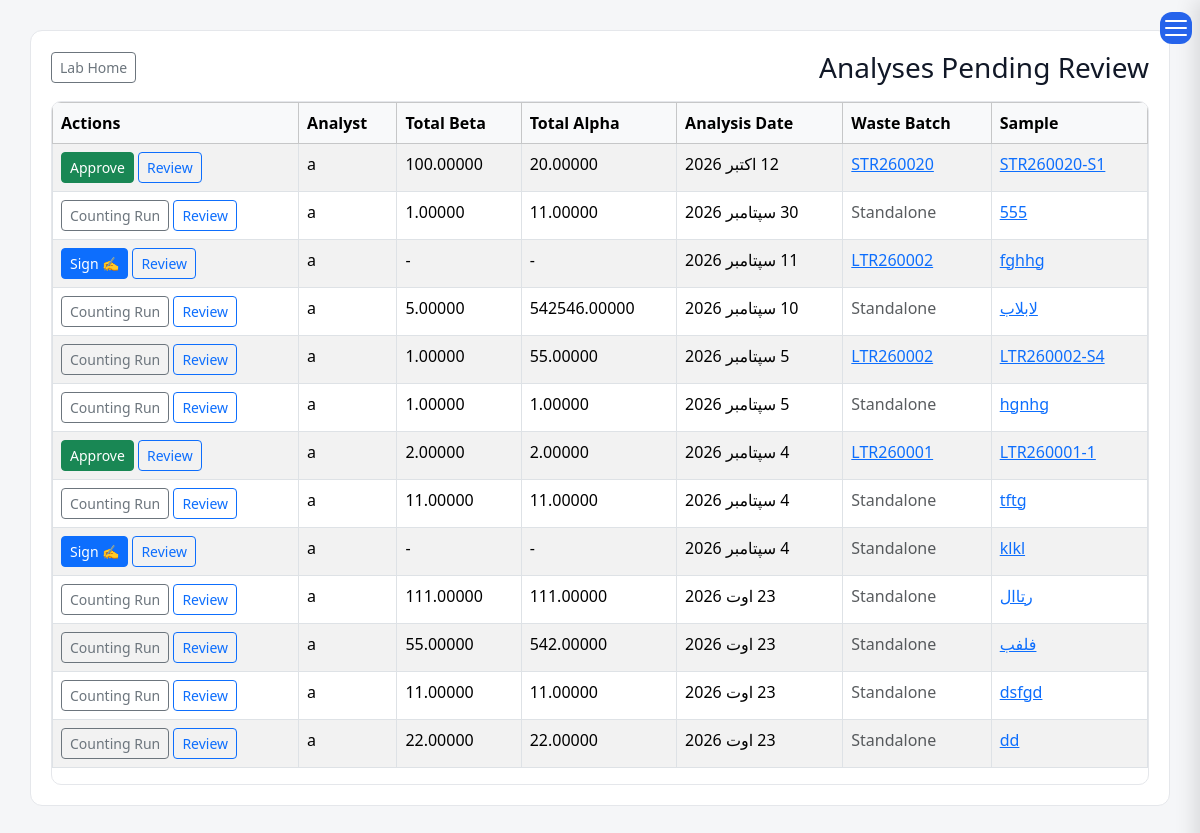
Before: /laboratory/analysis/review/ (signed in) with the older database file.
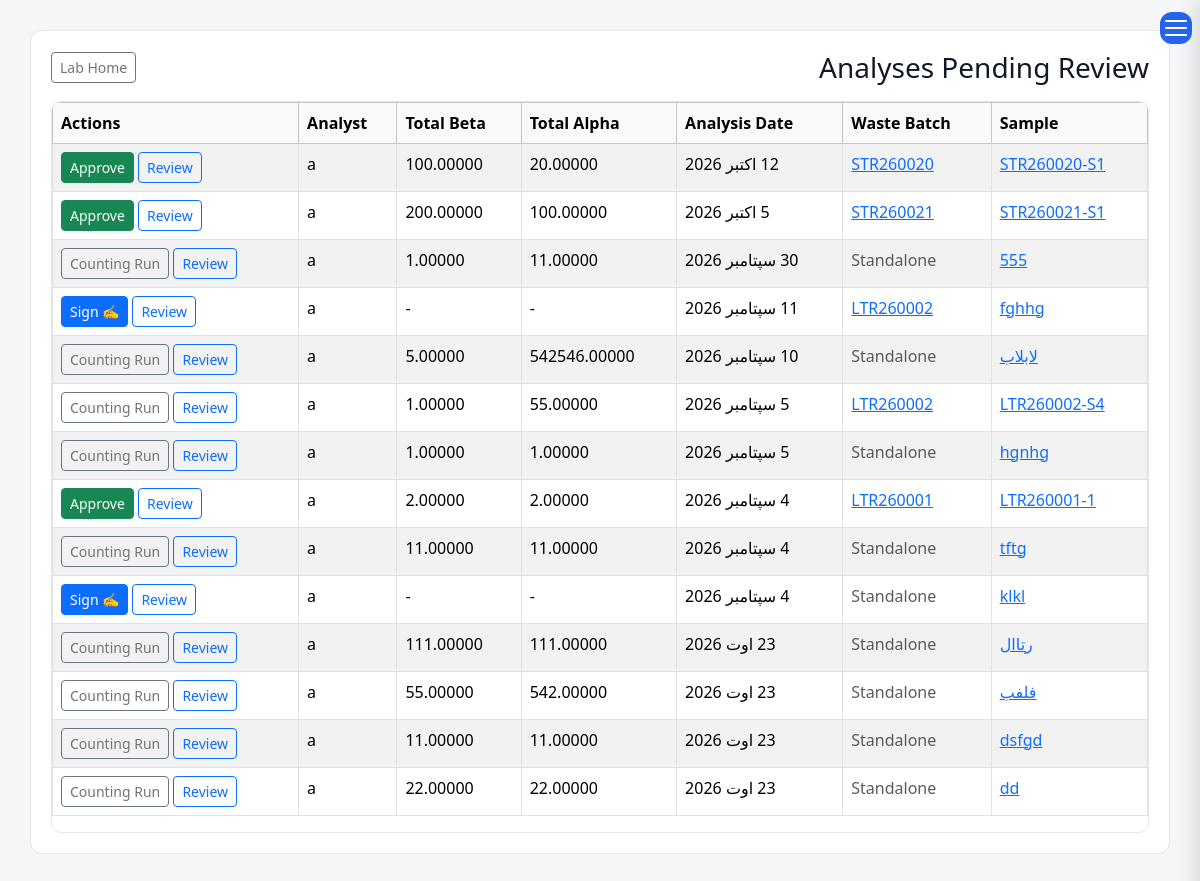
After: the same page with the newer database file.
### laboratory/models.py (models this page shows, shortened)
class Analysis(models.Model):
    sample = models.OneToOneField(
        Sample, verbose_name=_("Sample"), on_delete=models.CASCADE, related_name="analysis"
    )
    counting_run = models.ForeignKey(
        AlphaBetaCountingRun, verbose_name=_("Counting Run"),
        on_delete=models.SET_NULL, null=True, blank=True, related_name="analyses",
    )
    detector_type = models.CharField(_("Detector Type"), max_length=30, choices=CounterType.choices)
    analysis_date = models.DateField(_("Analysis Date"), null=True, blank=True)
    counting_duration_seconds = models.PositiveIntegerField(
        _("Counting Duration (seconds)"), null=True, blank=True,
    )
    total_alpha = models.DecimalField(_("Total Alpha (Bq)"), max_digits=20, decimal_places=5, blank=True, null=True)
    total_beta = models.DecimalField(_("Total Beta (Bq)"), max_digits=20, decimal_places=5, blank=True, null=True)
    alpha_uncertainty = models.DecimalField(_("Alpha uncertainty ±2s"), max_digits=20, decimal_places=5, null=True, blank=True)
    beta_uncertainty = models.DecimalField(_("Beta uncertainty ±2s"), max_digits=20, decimal_places=5, null=True, blank=True)
    alpha_mda = models.DecimalField(_("MDA Alpha"), max_digits=20, decimal_places=5, null=True, blank=True)
    beta_mda = models.DecimalField(_("MDA Beta"), max_digits=20, decimal_places=5, null=True, blank=True)
    analyst = models.ForeignKey(settings.AUTH_USER_MODEL, verbose_name=_("Analyst"), on_delete=models.SET_NULL, null=True)
    approved = models.BooleanField(_("Approved"), default=False)
    is_latest = models.BooleanField(_("Is Latest"), default=True)
    reviewed_by = models.ForeignKey(
        settings.AUTH_USER_MODEL, verbose_name=_("Reviewed By"),
        on_delete=models.SET_NULL, null=True, blank=True, related_name="reviewed_analyses",
    )
    review_date = models.DateField(_("Review Date"), blank=True, null=True)
    analysis_notes = models.TextField(_("Analysis Notes"), blank=True, null=True)
    created_at = models.DateTimeField(_("Created At"), auto_now_add=True)
    class Meta:
        ordering = ["-analysis_date", "-created_at"]
        verbose_name = _("Analysis")
        verbose_name_plural = _("Analyses")

class Sample(models.Model):
    sample_id = models.CharField(_("Sample ID"), max_length=50, unique=True)
    batch = models.ForeignKey(
        WasteBatch, verbose_name=_("Waste Batch"), on_delete=models.PROTECT,
        related_name="samples", null=True, blank=True,
    )
    applicant_name = models.CharField(
        _("Applicant name"), max_length=255, blank=True, null=True,
        help_text=_("Name of the applicant company or unit."),
    )
    sample_type = models.CharField(_("Sample type"), max_length=50, blank=True, null=True)
    description = models.CharField(
        _("Description"), max_length=255, blank=True, null=True,
        help_text=_("For standalone samples not linked to a waste batch."),
    )
    sample_stage = models.CharField(_("Sample Stage"), max_length=20, choices=SampleStage.choices)
    analysis_type = models.CharField(
        _("Analysis type"), max_length=30, choices=CounterType.choices, blank=True, default="",
        help_text=_("Which detector this sample will be counted on — decides which report it gets."),
    )
    sampling_date = models.DateTimeField(_("Sampling Date"))
    sampling_location = models.CharField(_("Sampling location"), max_length=50, blank=True, null=True)
    sample_mass_kg = models.DecimalField(
        _("Sample Mass (kg)"), max_digits=10, decimal_places=5, blank=True, null=True
    )
    sample_volume_ml = models.DecimalField(
        _("Sample Volume (ml)"), max_digits=12, decimal_places=3, null=True, blank=True
    )
    urgent = models.BooleanField(_("Urgent"), default=False)
    status = models.CharField(
        _("Status"), max_length=20, choices=SampleStatus.choices, default=SampleStatus.COLLECTED
    )
    collected_by = models.ForeignKey(
        settings.AUTH_USER_MODEL, verbose_name=_("Collected By"),
        on_delete=models.SET_NULL, null=True, related_name="samples_collected",
    )
    remarks = models.TextField(_("Remarks"), blank=True, null=True)
    sample_code_barcode = models.CharField(
        _("Barcode"), max_length=100, unique=True, blank=True, null=True
    )
    sent_to_lab_date = models.DateField(_("Sent To Lab Date"), blank=True, null=True)
    lab_received_date = models.DateField(_("Lab Received Date"), blank=True, null=True)
    lab_comments = models.TextField(_("Lab Comments"), blank=True, null=True)
    created_at = models.DateTimeField(_("Created At"), auto_now_add=True)
    rejected_by = models.ForeignKey(
        settings.AUTH_USER_MODEL, verbose_name=_("Rejected By"), on_delete=models.SET_NULL,
        null=True, blank=True, related_name="samples_rejected",
    )
    rejected_at = models.DateTimeField(_("Rejected At"), null=True, blank=True)
    rejection_reason = models.TextField(_("Rejection Reason"), blank=True, default="")
    rejection_seen = models.BooleanField(default=True)
    class Meta:
        ordering = ["-urgent", "sampling_date"]
        verbose_name = _("Sample")
        verbose_name_plural = _("Samples")

### waste/models.py (models this page shows, shortened)
class WasteBatch(models.Model):
    waste_id = models.CharField(_("Waste ID"), max_length=100, unique=True)
    waste_type = models.CharField(_("Waste Type"), max_length=10, choices=WasteType.choices)
    waste_class = models.CharField(_("Waste Class"), max_length=10, choices=WasteClass.choices, blank=True, null=True)
    waste_state = models.CharField(
        _("Waste State"), max_length=20, choices=WasteState.choices, default=WasteState.UNPROCESSED
    )
    facility = models.ForeignKey(
        FacilityModel,
        verbose_name=_("Current Facility"),
        on_delete=models.PROTECT,
        related_name="waste_batches",
    )
    origin_facility = models.ForeignKey(
        FacilityModel,
        verbose_name=_("Origin Facility"),
        on_delete=models.SET_NULL,
        null=True,
        blank=True,
        related_name="originated_waste_batches",
    )
    origin_of_waste = models.CharField(_("Origin of Waste"), max_length=20, choices=OriginOfWaste.choices)
    date_received = models.DateField(_("Date Received"), null=True, blank=True)
    description = models.TextField(_("Description"), blank=True, null=True)
    waste_arising_from = models.CharField(_("Waste Arising From"), max_length=100, blank=True, null=True)
    material = models.CharField( _("Material"), max_length=30, choices=MaterialType.choices, blank=True, null=True,)
    container_type = models.CharField(_("Container Type"), max_length=100, blank=True, null=True)
    waste_appearance = models.CharField(
        _("Waste Appearance"), max_length=255, blank=True, null=True,
        help_text=_("Physical appearance: colour, clarity, texture, visible solids…"),
    )
    hardness = models.DecimalField(_("Hardness"), max_digits=10, decimal_places=3, blank=True, null=True)
    mass_kg = models.DecimalField(
        _("Mass (kg)"), max_digits=12, decimal_places=3, blank=True, null=True,
        help_text=_("Total mass of the batch as held (including packaging, if any)."),
    )
    volume_m3 = models.DecimalField(_("Volume (m³)"), max_digits=12, decimal_places=3, blank=True, null=True)
    dose_rate_surface_uSv = models.DecimalField(
        _("Surface Dose Rate (µSv/h)"), max_digits=12, decimal_places=3, blank=True, null=True
    )
    dose_rate_1m_uSv = models.DecimalField(
        _("Dose Rate @ 1m (µSv/h)"), max_digits=12, decimal_places=3, blank=True, null=True
    )
    dose_rate_date = models.DateField(_("Dose Measurement Date"), null=True, blank=True)
    alpha_contamination_bq_cm2 = models.DecimalField(
        _("Alpha Contamination (Bq/cm²)"), max_digits=12, decimal_places=5, blank=True, null=True
    )
    beta_gamma_contamination_bq_cm2 = models.DecimalField(
        _("Beta/Gamma Contamination (Bq/cm²)"), max_digits=20, decimal_places=5, blank=True, null=True
    )
    ph = models.DecimalField(_("pH"), max_digits=5, decimal_places=2, blank=True, null=True)
    density = models.DecimalField(_("Density"), max_digits=10, decimal_places=4, blank=True, null=True)
    total_solids = models.DecimalField(_("Total Solids"), max_digits=10, decimal_places=4, blank=True, null=True)
    suspended_solids = models.DecimalField(
        _("Suspended Solids"), max_digits=10, decimal_places=4, blank=True, null=True
    )
    soluble_solids = models.DecimalField(_("Soluble Solids"), max_digits=10, decimal_places=4, blank=True, null=True)
    possible_pretreatment = models.CharField(
        _("Possible Pre-Treatment"), max_length=30, choices=PreTreatmentOption.choices, blank=True, null=True
    )
    possible_treatment = models.CharField(
        _("Possible Treatment"), max_length=30, choices=TreatmentOption.choices, blank=True, null=True
    )
    pretreatment = models.CharField(
        _("Pre-Treatment Applied"), max_length=30, choices=PreTreatmentOption.choices, blank=True, null=True
    )
    treatment = models.CharField(
        _("Treatment Applied"), max_length=30, choices=TreatmentOption.choices, blank=True, null=True
    )
    package_type = models.CharField( _("Package Type"), max_length=20, choices=PackageType.choices, blank=True, null=True,)
    waste_matrix = models.CharField(_("Waste Matrix"), max_length=100, blank=True, null=True)
    waste_to_matrix_ratio = models.DecimalField(
        _("Waste to Matrix Ratio"), max_digits=10, decimal_places=4, blank=True, null=True
    )
    waste_mass_kg = models.DecimalField(
        _("Waste Mass (kg)"), max_digits=12, decimal_places=3, blank=True, null=True,
        help_text=_("Mass of the waste itself, without matrix/package."),
    )
    package_mass_kg = models.DecimalField(
        _("Package Mass (kg)"), max_digits=12, decimal_places=3, blank=True, null=True
    )
    package_volume_m3 = models.DecimalField(
        _("Package Volume (m³)"), max_digits=12, decimal_places=3, blank=True, null=True
    )
    location = models.CharField(_("Storage Location"), max_length=100, blank=True, null=True)
    status = models.CharField(
        _("Status"), max_length=20, choices=BatchStatus.choices, default=BatchStatus.STORED
    )
    status_date = models.DateField(_("Status Date"), null=True, blank=True)
    attachment = models.FileField(
        _("Attachment"),
        upload_to="waste/attachments/",
        validators=[validate_attachment],
        blank=True,
        null=True,
    )
    created_by = models.ForeignKey(
        settings.AUTH_USER_MODEL,
        verbose_name=_("Created By"),
        on_delete=models.SET_NULL,
        null=True,
        related_name="created_batches",
    )
    created_at = models.DateTimeField(_("Created At"), auto_now_add=True)
    updated_at = models.DateTimeField(_("Updated At"), auto_now=True)
    history = HistoricalRecords()
    class Meta:
        ordering = ("-created_at", "waste_id")
        verbose_name = _("Waste Batch")
        verbose_name_plural = _("Waste Batches")
        indexes = [
            models.Index(fields=["status"]),
            models.Index(fields=["facility", "status"]),
            models.Index(fields=["waste_type", "waste_state"]),
        ]

### laboratory/views.py (the view)
# urls.py: path("analysis/review/", views.analysis_review_queue, name="analysis_review_queue"),
def analysis_review_queue(request):
    queryset = (
        Analysis.objects
        .filter(approved=False)
        .select_related("sample", "sample__batch", "analyst")
        .order_by("-analysis_date")
    )
    paginator = Paginator(queryset, 25)
    page_obj = paginator.get_page(request.GET.get("page"))
    return render(request, "laboratory/analysis_review_queue.html", {"page_obj": page_obj})

### templates/laboratory/analysis_review_queue.html (shortened to what this page needs)
{% extends "base.html" %}
{% load i18n %}
{% block content %}
<div class="content">
<div class="d-flex justify-content-between align-items-center mb-3">
    <h3 class="mb-0">{% trans "Analyses Pending Review" %}</h3>
    <a href="{% url 'lab_home' %}" class="btn btn-outline-secondary btn-sm">{% trans "Lab Home" %}</a>
</div>
<div class="table-scroll">
<table class="table table-bordered table-striped">
<thead class="table-light">
<tr>
    <th>{% trans "Sample" %}</th>
    <th>{% trans "Waste Batch" %}</th>
    <th>{% trans "Analysis Date" %}</th>
    <th>{% trans "Total Alpha" %}</th>
    <th>{% trans "Total Beta" %}</th>
    <th>{% trans "Analyst" %}</th>
    <th>{% trans "Actions" %}</th>
</tr>
</thead>
<tbody>
{% for a in page_obj %}
<tr>
    <td><a href="{% url 'sample_detail' a.sample.pk %}">{{ a.sample.sample_id }}</a></td>
    <td>
        {% if a.sample.batch %}
            <a href="{% url 'waste_detail' a.sample.batch.pk %}">{{ a.sample.batch.waste_id }}</a>
        {% else %}
            <span class="text-muted">{% trans "Standalone" %}</span>
        {% endif %}
    </td>
    <td>{{ a.analysis_date }}</td>
    <td>{{ a.total_alpha|default:"-" }}</td>
    <td>{{ a.total_beta|default:"-" }}</td>
    <td>{{ a.analyst|default:"-" }}</td>
    <td>
        <a href="{% url 'sample_detail' a.sample.pk %}" class="btn btn-sm btn-outline-primary">{% trans "Review" %}</a>
        {% if a.approvals.all %}
            <a href="{% url 'lab_report_sign' 'gamma' a.pk %}" class="btn btn-sm btn-primary">✍ {% trans "Sign" %}</a>
        {% elif a.counting_run %}
            <a href="{% url 'counting_run_detail' a.counting_run.pk %}" class="btn btn-sm btn-outline-secondary">{% trans "Counting Run" %}</a>
        {% else %}
            <form method="post" action="{% url 'analysis_approve' a.pk %}" class="d-inline">
                <button type="submit" class="btn btn-sm btn-success">{% trans "Approve" %}</button>
            </form>
        {% endif %}
    </td>
</tr>
{% empty %}
<tr><td colspan="7" class="text-center">{% trans "Nothing pending review." %}</td></tr>
{% endfor %}
</tbody>
</table>
</div>
</div>
{% endblock %}

### templates/base.html (shortened to what this page needs)
{% load static %}
{% load i18n %}
{% get_current_language as CURRENT_LANGUAGE %}
<!DOCTYPE html>
<html
    lang="{{ CURRENT_LANGUAGE }}"
    dir="{% if CURRENT_LANGUAGE == 'fa' %}rtl{% else %}ltr{% endif %}"
    class="{% if CURRENT_LANGUAGE == 'fa' %}rtl{% else %}ltr{% endif %}"
>
<head>
<link href="{% static 'css/bootstrap.min.css' %}" rel="stylesheet">
<link rel="stylesheet"
      href="{% static 'vendor/jalali-datepicker/jalali-datepicker.css' %}">
<link rel="stylesheet" href="{% static 'css/base.css' %}">
</head>
<body>
<button class="menu-btn" id="toggleSidebar">
    <span></span>
    <span></span>
    <span></span>
</button>
    {% load i18n %}
{% get_current_language as LANGUAGE_CODE %}
<main class="main" id="main">
    {% block content %}
    {% endblock %}
</main>
</body>
</html>

### static/css/base.css (style rules this page uses)
* { margin:0; padding:0; box-sizing:border-box; }
html.rtl { font-family:Vazirmatn,sans-serif; }
:root { --bg: #f5f6f8; --card: #ffffff; --text: #111827; --muted: #6b7280; --border: #e5e7eb; --primary: #2563eb; --sidebar: #1f2937; --sidebar-text: #374151; }
body { background: var(--bg); color: var(--text); }
html.rtl .menu-btn { position: fixed; top: 12px; right: 8px; width: 32px; height: 32px; padding: 5px; border: none; border-radius: 12px; background: #2563eb; display: flex; flex-direction: column; justify-content: center; align-items: center; gap: 5px; cursor: pointer; z-index: 1200; transition: transform .25s ease, background .2s; }
.menu-btn span { width:22px; height:2px; background:white; border-radius:5px; transition:.25s; }
.main { padding:30px; text-align:start; }
.content { background: var(--card); padding: 20px; border-radius: 12px; border: 1px solid var(--border); }
th, td { padding: 12px; border-bottom: 1px solid var(--border); text-align: left; }
th { background: rgba(0,0,0,0.03); }
button { background: var(--primary); color: white; padding: 8px 14px; border: none; border-radius: 8px; cursor: pointer; }
table { width: max-content; min-width: 100%; border-collapse: collapse; }
.table-scroll { height: calc(100vh - 220px); overflow: auto; border: 1px solid var(--border); border-radius: 10px; background: var(--card); }
table thead th { position: sticky; top: 0; background: var(--card); z-index: 10; }

Changed rows visible on the page:
added Analysis: sample.sample_id "STR260021-S1", sample.batch.waste_id "STR260021", analysis_date "5 اکتبر 2026", total_alpha "100.00000", total_beta "200.00000", analyst "a"
